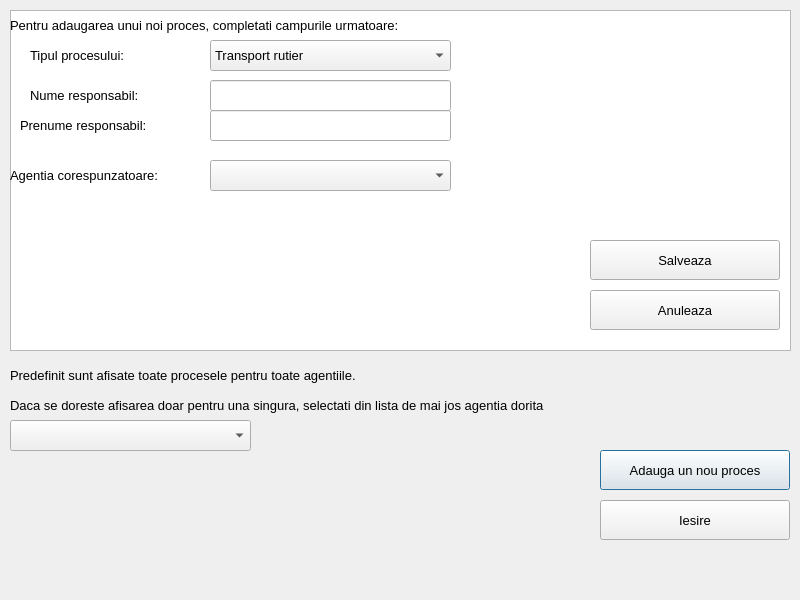
<?xml version="1.0" encoding="UTF-8"?>
<ui version="4.0">
 <class>Procese</class>
 <widget class="QDialog" name="Procese">
  <property name="geometry">
   <rect>
    <x>0</x>
    <y>0</y>
    <width>800</width>
    <height>600</height>
   </rect>
  </property>
  <property name="windowTitle">
   <string>Dialog</string>
  </property>
  <widget class="QTableView" name="tableView">
   <property name="geometry">
    <rect>
     <x>10</x>
     <y>10</y>
     <width>781</width>
     <height>341</height>
    </rect>
   </property>
  </widget>
  <widget class="QPushButton" name="addproces">
   <property name="geometry">
    <rect>
     <x>600</x>
     <y>450</y>
     <width>190</width>
     <height>40</height>
    </rect>
   </property>
   <property name="font">
    <font>
     <pointsize>10</pointsize>
    </font>
   </property>
   <property name="text">
    <string>Adauga un nou proces</string>
   </property>
  </widget>
  <widget class="QPushButton" name="iesire">
   <property name="geometry">
    <rect>
     <x>600</x>
     <y>500</y>
     <width>190</width>
     <height>40</height>
    </rect>
   </property>
   <property name="font">
    <font>
     <pointsize>10</pointsize>
    </font>
   </property>
   <property name="text">
    <string>Iesire</string>
   </property>
  </widget>
  <widget class="QLabel" name="label">
   <property name="geometry">
    <rect>
     <x>10</x>
     <y>360</y>
     <width>781</width>
     <height>31</height>
    </rect>
   </property>
   <property name="font">
    <font>
     <pointsize>10</pointsize>
    </font>
   </property>
   <property name="text">
    <string>Predefinit sunt afisate toate procesele pentru toate agentiile.</string>
   </property>
  </widget>
  <widget class="QLabel" name="label2">
   <property name="geometry">
    <rect>
     <x>10</x>
     <y>390</y>
     <width>781</width>
     <height>31</height>
    </rect>
   </property>
   <property name="font">
    <font>
     <pointsize>10</pointsize>
    </font>
   </property>
   <property name="text">
    <string>Daca se doreste afisarea doar pentru una singura, selectati din lista de mai jos agentia dorita</string>
   </property>
  </widget>
  <widget class="QComboBox" name="comboBox">
   <property name="geometry">
    <rect>
     <x>10</x>
     <y>420</y>
     <width>241</width>
     <height>31</height>
    </rect>
   </property>
   <property name="font">
    <font>
     <pointsize>10</pointsize>
    </font>
   </property>
  </widget>
  <widget class="QLabel" name="newp">
   <property name="geometry">
    <rect>
     <x>10</x>
     <y>10</y>
     <width>781</width>
     <height>31</height>
    </rect>
   </property>
   <property name="font">
    <font>
     <pointsize>10</pointsize>
    </font>
   </property>
   <property name="text">
    <string>Pentru adaugarea unui noi proces, completati campurile urmatoare:</string>
   </property>
  </widget>
  <widget class="QLabel" name="tip">
   <property name="geometry">
    <rect>
     <x>30</x>
     <y>40</y>
     <width>138</width>
     <height>31</height>
    </rect>
   </property>
   <property name="font">
    <font>
     <pointsize>10</pointsize>
    </font>
   </property>
   <property name="text">
    <string>Tipul procesului:</string>
   </property>
  </widget>
  <widget class="QComboBox" name="tipBox">
   <property name="geometry">
    <rect>
     <x>210</x>
     <y>40</y>
     <width>241</width>
     <height>31</height>
    </rect>
   </property>
   <property name="font">
    <font>
     <pointsize>10</pointsize>
    </font>
   </property>
   <item>
    <property name="text">
     <string>Transport rutier</string>
    </property>
   </item>
   <item>
    <property name="text">
     <string>Transport aerian</string>
    </property>
   </item>
   <item>
    <property name="text">
     <string>Transport maritim</string>
    </property>
   </item>
   <item>
    <property name="text">
     <string>Transport feroviar</string>
    </property>
   </item>
   <item>
    <property name="text">
     <string>Transport special</string>
    </property>
   </item>
   <item>
    <property name="text">
     <string>Depozitare</string>
    </property>
   </item>
  </widget>
  <widget class="QLabel" name="nume">
   <property name="geometry">
    <rect>
     <x>30</x>
     <y>80</y>
     <width>141</width>
     <height>31</height>
    </rect>
   </property>
   <property name="font">
    <font>
     <pointsize>10</pointsize>
    </font>
   </property>
   <property name="text">
    <string>Nume responsabil:</string>
   </property>
  </widget>
  <widget class="QLabel" name="prenume">
   <property name="geometry">
    <rect>
     <x>20</x>
     <y>110</y>
     <width>161</width>
     <height>31</height>
    </rect>
   </property>
   <property name="font">
    <font>
     <pointsize>10</pointsize>
    </font>
   </property>
   <property name="text">
    <string>Prenume responsabil:</string>
   </property>
  </widget>
  <widget class="QLineEdit" name="numeEdit">
   <property name="geometry">
    <rect>
     <x>210</x>
     <y>80</y>
     <width>241</width>
     <height>31</height>
    </rect>
   </property>
  </widget>
  <widget class="QLineEdit" name="prenumeEdit">
   <property name="geometry">
    <rect>
     <x>210</x>
     <y>110</y>
     <width>241</width>
     <height>31</height>
    </rect>
   </property>
  </widget>
  <widget class="QLabel" name="agentie">
   <property name="geometry">
    <rect>
     <x>10</x>
     <y>160</y>
     <width>201</width>
     <height>31</height>
    </rect>
   </property>
   <property name="font">
    <font>
     <pointsize>10</pointsize>
    </font>
   </property>
   <property name="text">
    <string>Agentia corespunzatoare:</string>
   </property>
  </widget>
  <widget class="QComboBox" name="agentieBox">
   <property name="geometry">
    <rect>
     <x>210</x>
     <y>160</y>
     <width>241</width>
     <height>31</height>
    </rect>
   </property>
   <property name="font">
    <font>
     <pointsize>10</pointsize>
    </font>
   </property>
  </widget>
  <widget class="QPushButton" name="salveaza">
   <property name="geometry">
    <rect>
     <x>590</x>
     <y>240</y>
     <width>190</width>
     <height>40</height>
    </rect>
   </property>
   <property name="font">
    <font>
     <pointsize>10</pointsize>
    </font>
   </property>
   <property name="text">
    <string>Salveaza</string>
   </property>
  </widget>
  <widget class="QPushButton" name="anuleaza">
   <property name="geometry">
    <rect>
     <x>590</x>
     <y>290</y>
     <width>190</width>
     <height>40</height>
    </rect>
   </property>
   <property name="font">
    <font>
     <pointsize>10</pointsize>
    </font>
   </property>
   <property name="text">
    <string>Anuleaza</string>
   </property>
  </widget>
 </widget>
 <resources/>
 <connections/>
</ui>
